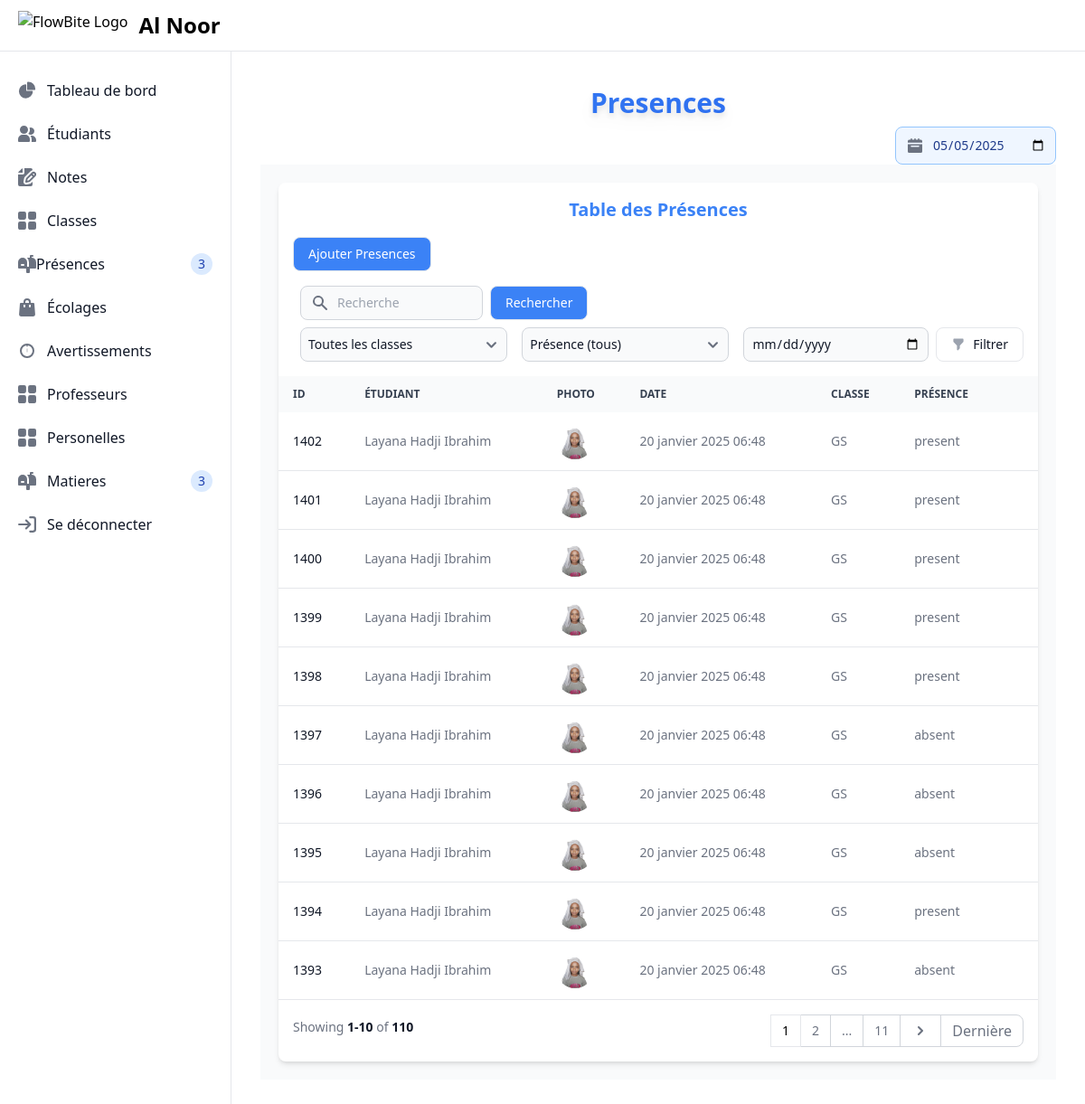
The app's page /presences/ (signed in), older data.
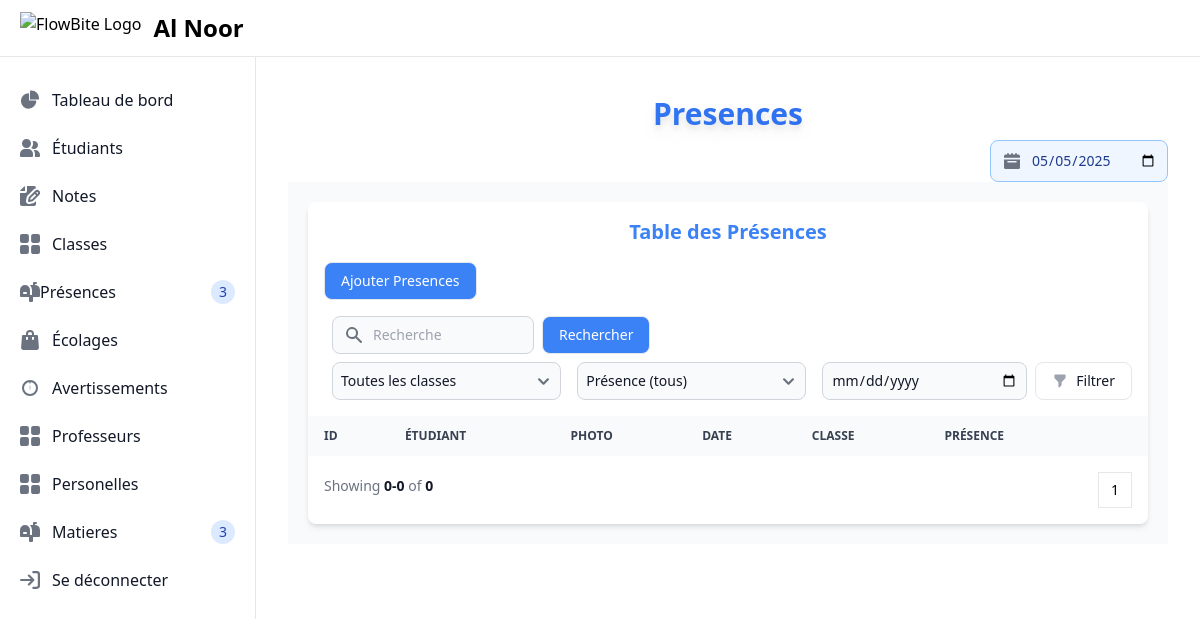
The same page, newer data.
### main/models.py (models this page shows, shortened)
class Presence(models.Model):
    identifiant = models.ForeignKey(Etudiant, on_delete=models.CASCADE)
    date = models.DateTimeField(verbose_name="Date",auto_now_add=True)
    idclass = models.ForeignKey(ClassModel, on_delete=models.CASCADE, verbose_name="Classe")
    presence = models.CharField(max_length=7, choices=PRESENCE_CHOICES,default="present", verbose_name="Présence")

class Etudiant(models.Model):
    identifiant = models.CharField(max_length=20, unique=True)
    nom = models.CharField(max_length=100,null=True,blank=True,verbose_name="Nom de l'Etudiants")
    photo = models.ImageField(upload_to='etudiants_photos/', default='default.png',blank=True, null=True,verbose_name="Photo de l'Etudiants")
    date_de_naissance = models.DateField(verbose_name="Date de Naissance")
    nom_pere = models.CharField(max_length=100,null=True,blank=True,verbose_name="Nom du Père")
    nom_mere = models.CharField(max_length=100,null=True,blank=True,verbose_name="Nom de la Mère")
    genre=models.CharField(max_length=10,choices=Genre_CHOICES,blank=True,null=True)
    parent_contact = models.CharField(max_length=100,null=True,blank=True,verbose_name="Contact des parents")
    address = models.TextField()
    boursier = models.CharField(max_length=3, choices=BOURSIER_CHOICES,default='non', verbose_name="Boursier")
    date_entree = models.DateField(null=True,blank=True,verbose_name="Date d'Entrée")
    idclass=models.ForeignKey(ClassModel, on_delete=models.SET_NULL,verbose_name="Classe Etudiants",null=True)
    idboursier=models.ForeignKey(Boursier, on_delete=models.SET_NULL,verbose_name="Boursier Etudiants",null=True)

class ClassModel(models.Model):
    nom = models.CharField(max_length=100, choices=CLASS_CHOICES, verbose_name="Nom de la classe")
    def __str__(self):
        return self.nom
    class Meta:
        verbose_name = "Classe"  # Singular form
        verbose_name_plural = "Classes"  # Plural form

### main/views.py (the view)
# urls.py: path('presences/',views.presences,name="presences"),
@login_required(login_url='/login/')
def presences(request):
    presences = Presence.objects.all().order_by('-date')
    all_classes = ClassModel.objects.all()
    query = request.POST.get('q')
    if query:
        presences = presences.filster(
            Q(identifiant__nom__icontains=query) |
            Q(idclass__nom__icontains=query)
        )
    selected_class = request.POST.get('class')
    if selected_class:
        presences = presences.filter(idclass__nom=selected_class)
    selected_presence = request.POST.get('presence')
    if selected_presence:
        presences = presences.filter(presence=selected_presence)
    selected_date = request.POST.get('date')
    if selected_date:
        presences = presences.filter(date__date=selected_date)
    paginator = Paginator(presences, 10)  # Show 10 presences per page
    page_number = request.GET.get('page')
    presences = paginator.get_page(page_number)
    context = {
        'presences': presences,
        'all_classes': all_classes,
        'selected_class': selected_class,
        'selected_presence': selected_presence,
        'selected_date': selected_date,
    }
    return render(request,'main/presences.html',context)

### main/templatetags/custom_tags.py (called while the page is built)
@register.filter
def is_in_group(user, group_name):
    return user.groups.filter(name=group_name).exists()

### main/templates/main/presences.html
{% extends "main/layout.html" %}
{% block layout %}
{% include "main/components/heading.html" with name="Presences" %}
<div class="flex justify-end ">
    {% include "main/components/datepicker.html"  %}
</div>
{% include "main/tables/presences.html" %}
{% endblock layout %}

### main/templates/main/tables/presences.html (shortened to what the changed rows need)
{% load custom_tags %}
<section class="bg-gray-50 dark:bg-gray-900 sm:p-5">
    <div class="w-100">
        <div class="bg-white dark:bg-gray-800 relative shadow-md sm:rounded-lg overflow-hidden">
            <h1 class="text-center font-bold text-blue-500 text-xl p-4">Table des Présences</h1>
            <div class="overflow-x-auto">
                <table class="w-full text-sm text-left text-gray-500 dark:text-gray-400">
                    <thead class="text-xs text-gray-700 uppercase bg-gray-50 dark:bg-gray-700 dark:text-gray-400">
                        <tr>
                            <th scope="col" class="px-4 py-3">ID</th>
                            <th scope="col" class="px-4 py-3">Étudiant</th>
                            <th scope="col" class="px-4 py-3">Photo</th>
                            <th scope="col" class="px-4 py-3">Date</th>
                            <th scope="col" class="px-4 py-3">Classe</th>
                            <th scope="col" class="px-4 py-3">Présence</th>
                            <th scope="col" class="px-4 py-3">
                            </th>
                        </tr>
                    </thead>
                    <tbody>
                        {% for presence in presences %}
                        <tr class="border-b dark:border-gray-700">
                            <th scope="row" class="px-4 py-3 font-medium text-gray-900 whitespace-nowrap dark:text-white">{{ presence.id }}</th>
                            <td class="px-4 py-3">{{ presence.identifiant.nom }}</td>
                            <td class="px-4 py-3">
                                <img src="{{ presence.identifiant.photo.url }}" alt="{{ presence.identifiant.nom }}" class="h-10 w-10 rounded-full">
                            </td>
                            <td class="px-4 py-3">{{ presence.date }}</td>
                            <td class="px-4 py-3">{{ presence.idclass.nom }}</td>
                            <td class="px-4 py-3">{{ presence.presence }}</td>
                            <td class="px-4 py-3">
                            </td>
                        </tr>
                        {% endfor %}
                    </tbody>
                </table>
            </div>
            {% include "main/components/paginations.html" with obj=presences %}
        </div>
    </div>
</section>

Row changes from the older to the newer data that the page shows:
removed Presence: id "1402", identifiant.nom "Layana Hadji Ibrahim", identifiant.photo (picture), date "20 janvier 2025 06:48", idclass.nom "GS", presence "present"
removed Presence: id "1401", identifiant.nom "Layana Hadji Ibrahim", identifiant.photo (picture), date "20 janvier 2025 06:48", idclass.nom "GS", presence "present"
removed Presence: id "1400", identifiant.nom "Layana Hadji Ibrahim", identifiant.photo (picture), date "20 janvier 2025 06:48", idclass.nom "GS", presence "present"
removed Presence: id "1399", identifiant.nom "Layana Hadji Ibrahim", identifiant.photo (picture), date "20 janvier 2025 06:48", idclass.nom "GS", presence "present"
removed Presence: id "1398", identifiant.nom "Layana Hadji Ibrahim", identifiant.photo (picture), date "20 janvier 2025 06:48", idclass.nom "GS", presence "present"
removed Presence: id "1397", identifiant.nom "Layana Hadji Ibrahim", identifiant.photo (picture), date "20 janvier 2025 06:48", idclass.nom "GS", presence "absent"
removed Presence: id "1396", identifiant.nom "Layana Hadji Ibrahim", identifiant.photo (picture), date "20 janvier 2025 06:48", idclass.nom "GS", presence "absent"
removed Presence: id "1395", identifiant.nom "Layana Hadji Ibrahim", identifiant.photo (picture), date "20 janvier 2025 06:48", idclass.nom "GS", presence "absent"
removed Presence: id "1394", identifiant.nom "Layana Hadji Ibrahim", identifiant.photo (picture), date "20 janvier 2025 06:48", idclass.nom "GS", presence "present"
removed Presence: id "1393", identifiant.nom "Layana Hadji Ibrahim", identifiant.photo (picture), date "20 janvier 2025 06:48", idclass.nom "GS", presence "absent"
Text that changed along with them:
{{ obj.start_index }}: "1" → "0"
{{ obj.end_index }}: "10" → "0"
{{ obj.paginator.count }}: "110" → "0"
list line gone: "2"
list line gone: "11"
text no longer shown: "Dernière"
